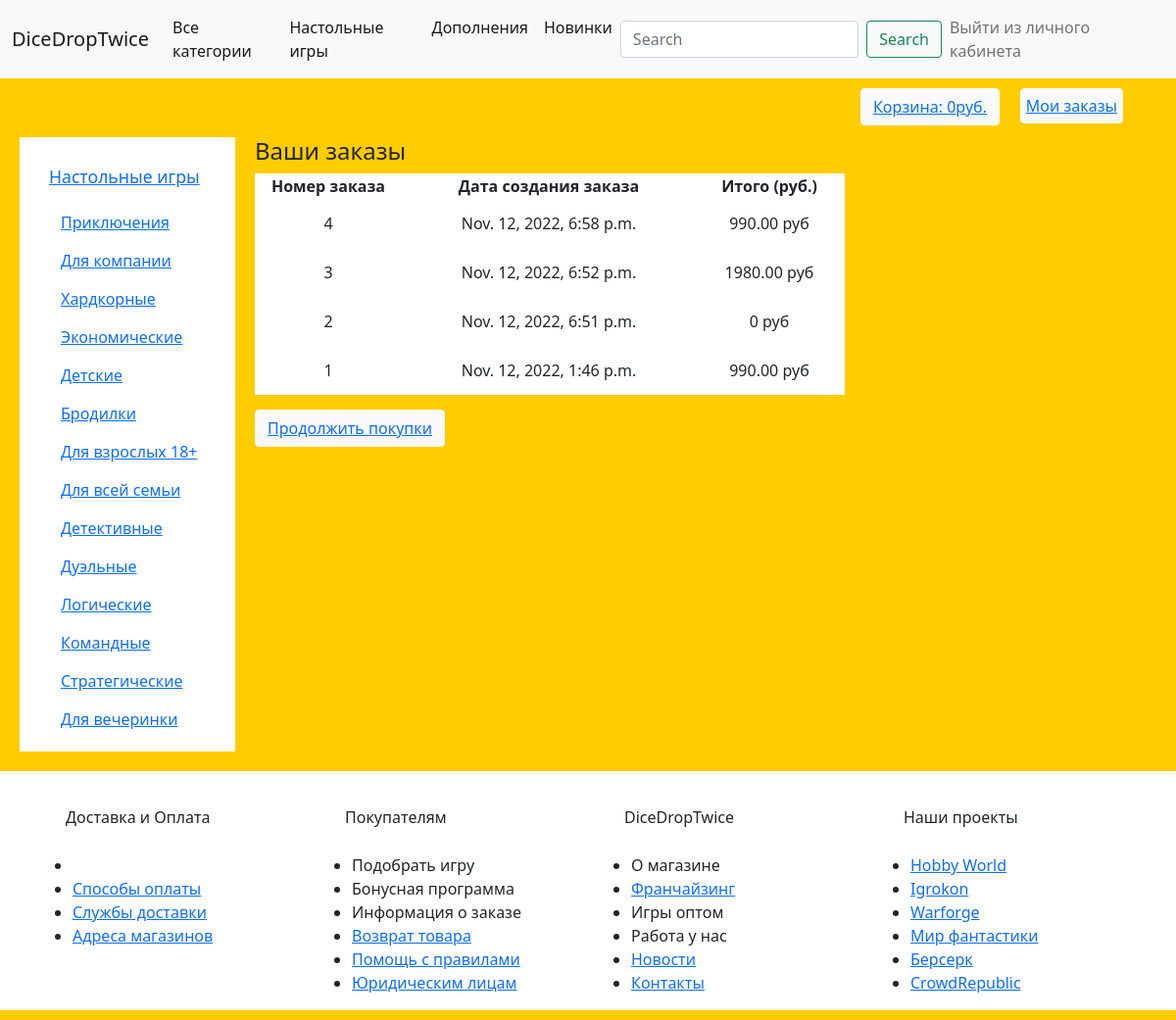
Page /order/created_orders/ (signed in) on the earlier database version.
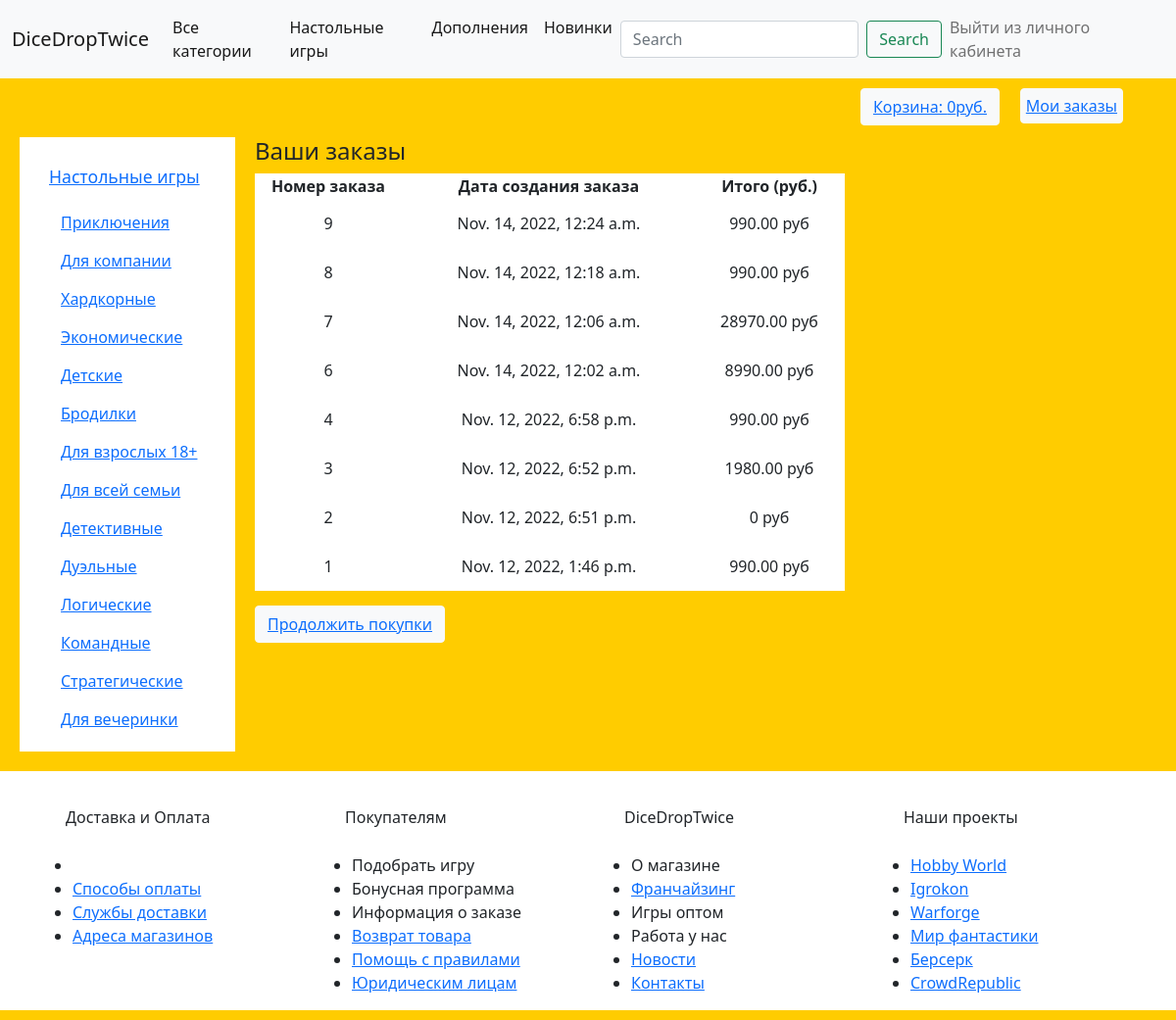
Same page on the later database version.
### orders/models.py (models this page shows, shortened)
class Order(models.Model):
    user = models.ForeignKey(User, related_name='user_orders', null=True, on_delete=models.PROTECT)
    first_name = models.CharField(max_length=50)
    last_name = models.CharField(max_length=50)
    email = models.EmailField()
    address = models.CharField(max_length=250)
    postal_code = models.CharField(max_length=20)
    city = models.CharField(max_length=100)
    created = models.DateTimeField(auto_now_add=True)
    updated = models.DateTimeField(auto_now=True)
    paid = models.BooleanField(default=False)
    class Meta:
        ordering = ('-created',)
        verbose_name = 'Заказ'
        verbose_name_plural = 'Заказы'
    def get_total_cost(self):
        return sum(item.get_cost() for item in self.items.all())

class OrderItem(models.Model):
    order = models.ForeignKey(Order, related_name='items', on_delete=models.PROTECT)
    product = models.ForeignKey(Boardgame, related_name='order_items', on_delete=models.PROTECT)
    price = models.DecimalField(max_digits=10, decimal_places=2)
    quantity = models.PositiveIntegerField(default=1)
    def get_cost(self):
        return self.price * self.quantity

### orders/views.py (the view)
# urls.py: path('created_orders/', views.my_orders, name='order_list'),
def my_orders(request):
    orders = Order.objects.filter(user=request.user)
    return render(request, 'orders/order/order_list.html',
                  {'orders': orders, })

### cart/cart.py (called while the page is built)
    def get_total_price(self):
        return sum(Decimal(item['price']) * item['quantity'] for item in
                   self.cart.values())

### cart/context_processors.py (called while the page is built)
def cart(request):
    return {'cart': Cart(request)}

### orders/templates/orders/order/order_list.html (shortened to what this page needs)
{% extends "boardgames/base.html" %}
{% block body_1 %}
    <table class="cart">
        <h4 class="text_1">Ваши заказы</h4>
    <thead class="row1">
        <tr align="center">
            <th>Номер заказа</th>
            <th>Дата создания заказа</th>
            <th>Итого (руб.)</th>
            <th> </th>
        </tr>
    </thead>
        <tbody>
        {% if user.is_authenticated %}
        {% for order in orders %}
                <tr align="center">
                    <td class="col1">{{ order.pk }}</td>
                    <td class="col2">{{ order.created }}</td>
                    <td class="num">{{ order.get_total_cost }} руб</td>
                </tr>
       {% endfor %}
        {% else %}
        <h4> Для просмотра Ваших заказов необходимо авторизоваться.</h4>
        {% endif %}
        </tbody>
    </table>
{% endblock %}
{% block body %}
<div class="container_4">
    <button type="button" class="btn btn-light"><a href="{% url 'boardgames:boardgame_list' %}">Продолжить покупки</a></button>
</div>
{% endblock %}

Differences in the rows shown:
added Order: pk "9", created "Nov. 14, 2022, 12:24 a.m.", get_total_cost "990.00"
added Order: pk "8", created "Nov. 14, 2022, 12:18 a.m.", get_total_cost "990.00"
added Order: pk "7", created "Nov. 14, 2022, 12:06 a.m.", get_total_cost "28970.00"
added Order: pk "6", created "Nov. 14, 2022, 12:02 a.m.", get_total_cost "8990.00"
